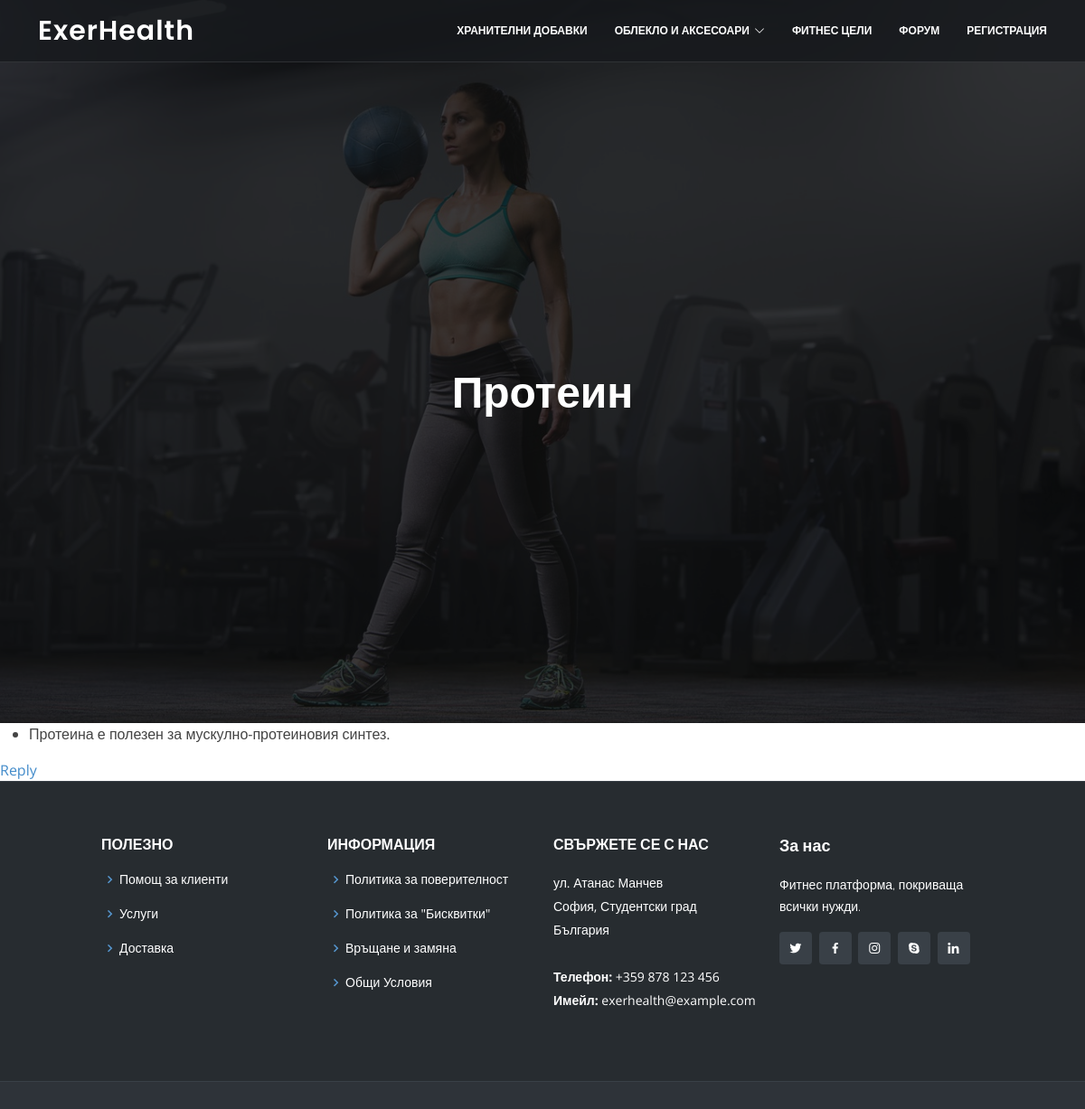
Screenshot of /forum/thread/1/1/ with the database file from the repository.
### exerhealth/forum/models.py (models this page shows, shortened)
class Thread(models.Model):
    category = models.ForeignKey(Category, on_delete=models.CASCADE)
    title = models.CharField(max_length=255)
    created_by = models.ForeignKey(User, on_delete=models.CASCADE, related_name='created_thread')
    created_at = models.DateTimeField(auto_now_add=True)
    updated_at = models.DateTimeField(auto_now=True)
    views = models.IntegerField(default=0)
    solved = models.BooleanField(default=False)
    sticky = models.BooleanField(default=False)
    closed = models.BooleanField(default=False)
    last_post_date = models.DateTimeField(auto_now=True)
    last_post_by = models.ForeignKey(User, on_delete=models.CASCADE, related_name='related_post_thread')

class Post(models.Model):
    thread = models.ForeignKey(Thread, on_delete=models.CASCADE)
    created_by = models.ForeignKey(User, on_delete=models.CASCADE, related_name='created_post')
    created_at = models.DateTimeField(auto_now_add=True)
    updated_at = models.DateTimeField(auto_now=True)
    body = models.TextField()
    edited = models.BooleanField(default=False)
    edited_at = models.DateTimeField(auto_now=True)
    edited_by = models.ForeignKey(User, on_delete=models.CASCADE, related_name='edited_post')

### exerhealth/forum/views.py (the view)
# urls.py: path('thread/<int:thread_id>/<int:page_number>/', views.thread_detail, name='thread_detail'),
def thread_detail(request, thread_id, page_number):
    thread = get_object_or_404(Thread, id=thread_id)
    thread.views += 1
    thread.save()
    posts = thread.post_set.all().order_by('created_at')
    paginator = Paginator(posts, 10)
    page_obj = paginator.get_page(page_number)
    context = {'thread': thread, 'page_obj': page_obj}
    return render(request, 'forum/thread_detail.html', context)

### exerhealth/clothingstore/context_processors.py (called while the page is built)
def categories(request):
    return {'categories': Category.objects.all()}

### exerhealth/store_basket/context_processors.py (called while the page is built)
def store_basket(request):
    return {'basket': StoreBasket(request)}

### templates/forum/thread_detail.html (shortened to what this page needs)
{% extends 'index.html' %}
{% block title %}<h2>{{ thread.title }}</h2>{% endblock title %}
{% block content %}
<ul>
{% for post in page_obj %}
    <li>{{ post.body }}</li>
{% endfor %}
</ul>
<div>
    <a href="{% url 'forum:reply_thread' thread.id %}">Reply</a>
</div>
{% endblock content %}

### static/assets/css/style.css (style rules this page uses)
body { font-family: "Open Sans", sans-serif; color: #444444; }
a { color: #428bca; text-decoration: none; }
h1, h2, h3, h4, h5, h6 { font-family: "Raleway", sans-serif; }
#hero h2 { color: #fff; margin-bottom: 20px; font-size: 48px; font-weight: 700; }

### rows the page displays
Thread: title "Протеин"
Post: body "Протеина е полезен за мускулно-протеиновия синтез."
